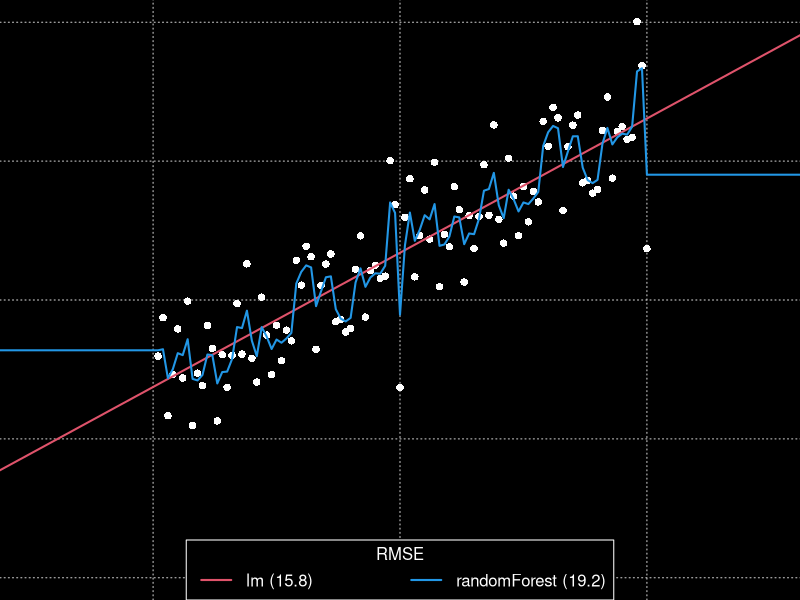

Recreate this plot in R.
library(randomForest)
library(rpart)
library(rms)

rmse <- function(a, b) {
  sqrt(mean((a - b)^2))
}

set.seed(101001)
x <- 1:100
y <- x + rnorm(n = 50, mean = 15, sd = 15)
# y <- x * sin(x/10) + rnorm(n = 50, mean = 15, sd = 15)


# plot(y ~ x)

m <- lm(y ~ x)

m.rcs <- ols(y ~ rcs(x))

rf <- randomForest(y ~ x, nodesize = 5)
rp <- rpart(y ~ x)

d <- data.frame(
  x = -100:200
)

d$lm <- predict(m, newdata = d)
d$rf <- predict(rf, newdata = d)
d$rp <- predict(rp, newdata = d)
d$rcs <- predict(m.rcs, newdata = d)

rmse.lm <- round(rmse(y, predict(m)), 1)
rmse.rf <- round(rmse(y, predict(rf)), 1)
rmse.rp <- round(rmse(y, predict(rp)), 1)
rmse.rcs <- round(rmse(y, predict(m.rcs)), 1)

# leg.txt <- sprintf("%s (%s)", c('lm', 'randomForest', 'rpart', 'lm + RCS'), c(rmse.lm, rmse.rf, rmse.rp, rmse.rcs))
leg.txt <- sprintf("%s (%s)", c('lm', 'randomForest'), c(rmse.lm, rmse.rf))


par(mar = c(0, 0, 0, 0), bg = 'black', fg = 'white')
plot(y ~ x, xlim = c(-25, 125), ylim = c(-50, 150), type = 'n', axes = FALSE)
grid()
points(y ~ x, cex = 1, pch = 16, las = 1, col = 'white')
lines(lm ~ x, data = d, col = 2, lwd = 2)
lines(rf ~ x, data = d, col = 4, lwd = 2)
# lines(rp ~ x, data = d, col = 3, lwd = 2)
# lines(rcs ~ x, data = d, col = 6, lwd = 2)
legend('bottom', legend = leg.txt, lwd = 2, lty = 1, col = c(2, 4, 3), horiz = TRUE, title = 'RMSE')
